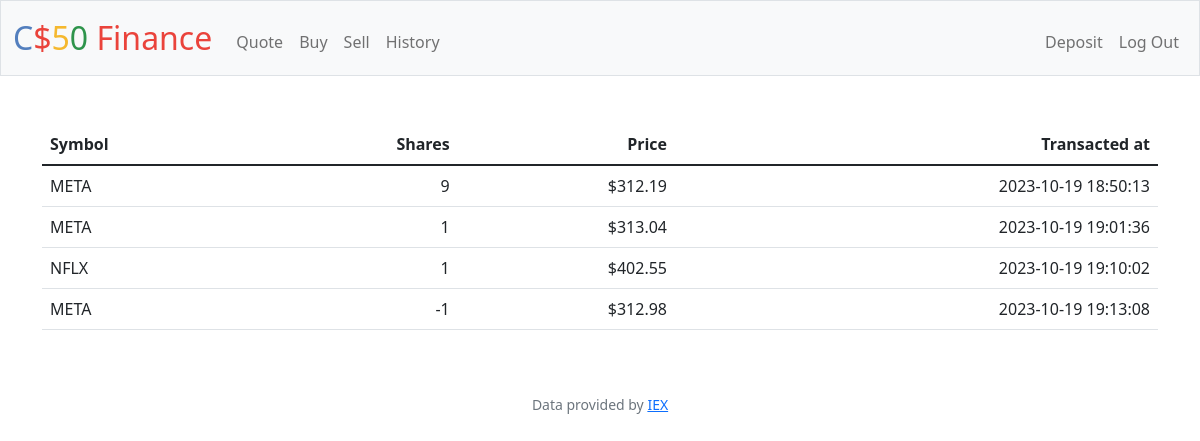
The app's page /history (signed in) with its own data.
### tables this page shows
CREATE TABLE transactions( id INTEGER UNIQUE NOT NULL PRIMARY KEY AUTOINCREMENT, symbol TEXT NOT NULL, price NUMERIC NOT NULL, shares INTEGER UNSIGNED NOT NULL, user_id INTEGER NOT NULL, time DATETIME NOT NULL DEFAULT CURRENT_TIMESTAMP);

### app.py (the view)
@app.route("/history")
@login_required
def history():
    user_id = session["user_id"]
    rows = db.execute(
        "SELECT * FROM transactions WHERE user_id = ? ORDER BY time;", user_id
    )
    return render_template("history.html", rows=rows)

### app.py (called while the page is built)
@app.after_request
def after_request(response):
    response.headers["Cache-Control"] = "no-cache, no-store, must-revalidate"
    response.headers["Expires"] = 0
    response.headers["Pragma"] = "no-cache"
    return response

### helpers.py (called while the page is built)
def login_required(f):
    @wraps(f)
    def decorated_function(*args, **kwargs):
        if session.get("user_id") is None:
            return redirect("/login")
        return f(*args, **kwargs)
    return decorated_function

def usd(value):
    return f"${value:,.2f}"

### templates/history.html (shortened to what this page needs)
{% extends "layout.html" %}
{% block main %}
<table class="table">
  <thead>
    <tr>
      <th class="text-start">Symbol</th>
      <th class="text-end">Shares</th>
      <th class="text-end">Price</th>
      <th class="text-end">Transacted at</th>
    </tr>
  </thead>
  <tbody>
    {% for row in rows %}
    <tr>
      <td class="text-start">{{ row["symbol"] }}</td>
      <td class="text-end">{{ row["shares"] }}</td>
      <td class="text-end">{{ row["price"] | usd }}</td>
      <td class="text-end">{{ row["time"] }}</td>
    </tr>
    {% endfor %}
  </tbody>
</table>
{% endblock %}

### records on screen
transactions: symbol "META", shares "9", price "$312.19", time "2023-10-19 18:50:13"
transactions: symbol "META", shares "1", price "$313.04", time "2023-10-19 19:01:36"
transactions: symbol "NFLX", shares "1", price "$402.55", time "2023-10-19 19:10:02"
transactions: symbol "META", shares "-1", price "$312.98", time "2023-10-19 19:13:08"
